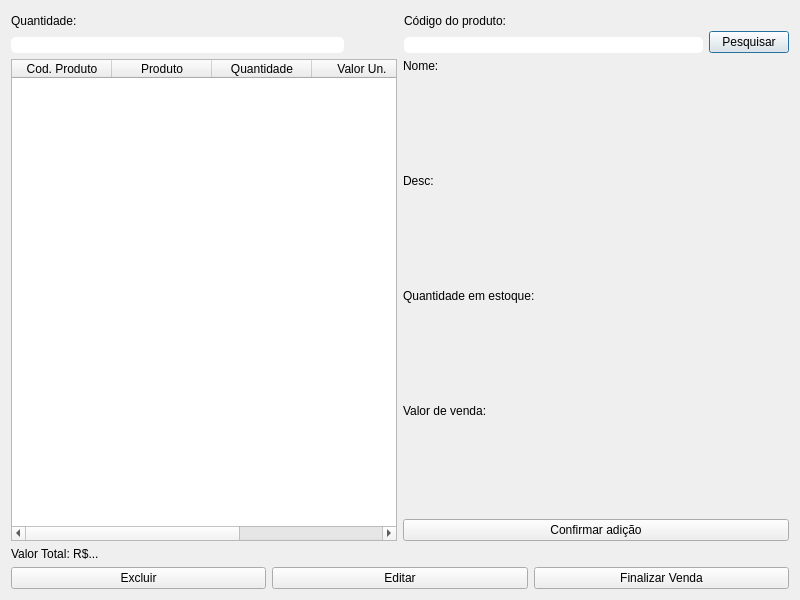
<?xml version="1.0" encoding="UTF-8"?>
<ui version="4.0">
 <class>Fm_NovaVenda</class>
 <widget class="QDialog" name="Fm_NovaVenda">
  <property name="geometry">
   <rect>
    <x>0</x>
    <y>0</y>
    <width>800</width>
    <height>600</height>
   </rect>
  </property>
  <property name="minimumSize">
   <size>
    <width>800</width>
    <height>600</height>
   </size>
  </property>
  <property name="windowTitle">
   <string>Dialog</string>
  </property>
  <layout class="QVBoxLayout" name="verticalLayout_7">
   <item>
    <layout class="QVBoxLayout" name="verticalLayout_6">
     <item>
      <layout class="QHBoxLayout" name="horizontalLayout_2">
       <item>
        <layout class="QVBoxLayout" name="verticalLayout_3">
         <property name="rightMargin">
          <number>10</number>
         </property>
         <item>
          <widget class="QLabel" name="lbl_qtde">
           <property name="text">
            <string>Quantidade:</string>
           </property>
           <property name="buddy">
            <cstring>le_qtde</cstring>
           </property>
          </widget>
         </item>
         <item>
          <widget class="QLineEdit" name="le_qtde">
           <property name="styleSheet">
            <string notr="true">height: 1.2em;
border-radius: 5px;</string>
           </property>
          </widget>
         </item>
        </layout>
       </item>
       <item>
        <layout class="QVBoxLayout" name="verticalLayout_2">
         <property name="leftMargin">
          <number>44</number>
         </property>
         <item>
          <widget class="QLabel" name="lbl_codProd">
           <property name="text">
            <string>Código do produto:</string>
           </property>
           <property name="buddy">
            <cstring>le_codProd</cstring>
           </property>
          </widget>
         </item>
         <item>
          <widget class="QLineEdit" name="le_codProd">
           <property name="styleSheet">
            <string notr="true">height: 1.2em;
border-radius: 5px;</string>
           </property>
          </widget>
         </item>
        </layout>
       </item>
       <item>
        <layout class="QVBoxLayout" name="verticalLayout_5">
         <item>
          <widget class="QLabel" name="label">
           <property name="text">
            <string/>
           </property>
          </widget>
         </item>
         <item>
          <widget class="QPushButton" name="btt_pesquisar">
           <property name="sizePolicy">
            <sizepolicy hsizetype="Minimum" vsizetype="Fixed">
             <horstretch>0</horstretch>
             <verstretch>0</verstretch>
            </sizepolicy>
           </property>
           <property name="text">
            <string>Pesquisar</string>
           </property>
          </widget>
         </item>
        </layout>
       </item>
      </layout>
     </item>
     <item>
      <layout class="QHBoxLayout" name="mainLayout">
       <item>
        <widget class="QTableWidget" name="tw_produtos">
         <column>
          <property name="text">
           <string>Cod. Produto</string>
          </property>
         </column>
         <column>
          <property name="text">
           <string>Produto</string>
          </property>
         </column>
         <column>
          <property name="text">
           <string>Quantidade</string>
          </property>
         </column>
         <column>
          <property name="text">
           <string>Valor Un.</string>
          </property>
         </column>
         <column>
          <property name="text">
           <string>Valor Total</string>
          </property>
         </column>
        </widget>
       </item>
       <item>
        <layout class="QVBoxLayout" name="verticalLayout" stretch="0,0,0,0,0">
         <item>
          <widget class="QLabel" name="lbl_name">
           <property name="sizePolicy">
            <sizepolicy hsizetype="Expanding" vsizetype="Preferred">
             <horstretch>0</horstretch>
             <verstretch>0</verstretch>
            </sizepolicy>
           </property>
           <property name="styleSheet">
            <string notr="true">text-align: start;</string>
           </property>
           <property name="text">
            <string>Nome: </string>
           </property>
           <property name="textFormat">
            <enum>Qt::TextFormat::PlainText</enum>
           </property>
           <property name="alignment">
            <set>Qt::AlignmentFlag::AlignLeading|Qt::AlignmentFlag::AlignLeft|Qt::AlignmentFlag::AlignTop</set>
           </property>
          </widget>
         </item>
         <item>
          <widget class="QLabel" name="lbl_desc">
           <property name="styleSheet">
            <string notr="true">text-align: start;</string>
           </property>
           <property name="text">
            <string>Desc:</string>
           </property>
           <property name="alignment">
            <set>Qt::AlignmentFlag::AlignLeading|Qt::AlignmentFlag::AlignLeft|Qt::AlignmentFlag::AlignTop</set>
           </property>
          </widget>
         </item>
         <item>
          <widget class="QLabel" name="lbl_prodQtde">
           <property name="styleSheet">
            <string notr="true">text-align: start;</string>
           </property>
           <property name="text">
            <string>Quantidade em estoque:</string>
           </property>
           <property name="alignment">
            <set>Qt::AlignmentFlag::AlignLeading|Qt::AlignmentFlag::AlignLeft|Qt::AlignmentFlag::AlignTop</set>
           </property>
          </widget>
         </item>
         <item>
          <widget class="QLabel" name="lbl_sellingValue">
           <property name="styleSheet">
            <string notr="true">text-align: start;</string>
           </property>
           <property name="text">
            <string>Valor de venda: </string>
           </property>
           <property name="alignment">
            <set>Qt::AlignmentFlag::AlignLeading|Qt::AlignmentFlag::AlignLeft|Qt::AlignmentFlag::AlignTop</set>
           </property>
          </widget>
         </item>
         <item>
          <widget class="QPushButton" name="btt_confirmAdding">
           <property name="styleSheet">
            <string notr="true"/>
           </property>
           <property name="text">
            <string>Confirmar adição</string>
           </property>
           <property name="autoDefault">
            <bool>false</bool>
           </property>
          </widget>
         </item>
        </layout>
       </item>
      </layout>
     </item>
     <item>
      <layout class="QVBoxLayout" name="verticalLayout_4">
       <item>
        <widget class="QLabel" name="lbl_total">
         <property name="text">
          <string>Valor Total: R$...</string>
         </property>
        </widget>
       </item>
       <item>
        <layout class="QHBoxLayout" name="horizontalLayout_3">
         <item>
          <widget class="QPushButton" name="btt_delete">
           <property name="text">
            <string>Excluir</string>
           </property>
           <property name="autoDefault">
            <bool>false</bool>
           </property>
          </widget>
         </item>
         <item>
          <widget class="QPushButton" name="btt_edit">
           <property name="text">
            <string>Editar</string>
           </property>
           <property name="autoDefault">
            <bool>false</bool>
           </property>
          </widget>
         </item>
         <item>
          <widget class="QPushButton" name="btt_sell">
           <property name="text">
            <string>Finalizar Venda</string>
           </property>
           <property name="autoDefault">
            <bool>false</bool>
           </property>
          </widget>
         </item>
        </layout>
       </item>
      </layout>
     </item>
    </layout>
   </item>
  </layout>
 </widget>
 <tabstops>
  <tabstop>le_qtde</tabstop>
  <tabstop>le_codProd</tabstop>
  <tabstop>btt_delete</tabstop>
  <tabstop>btt_pesquisar</tabstop>
  <tabstop>btt_sell</tabstop>
  <tabstop>btt_edit</tabstop>
  <tabstop>tw_produtos</tabstop>
 </tabstops>
 <resources/>
 <connections/>
</ui>
